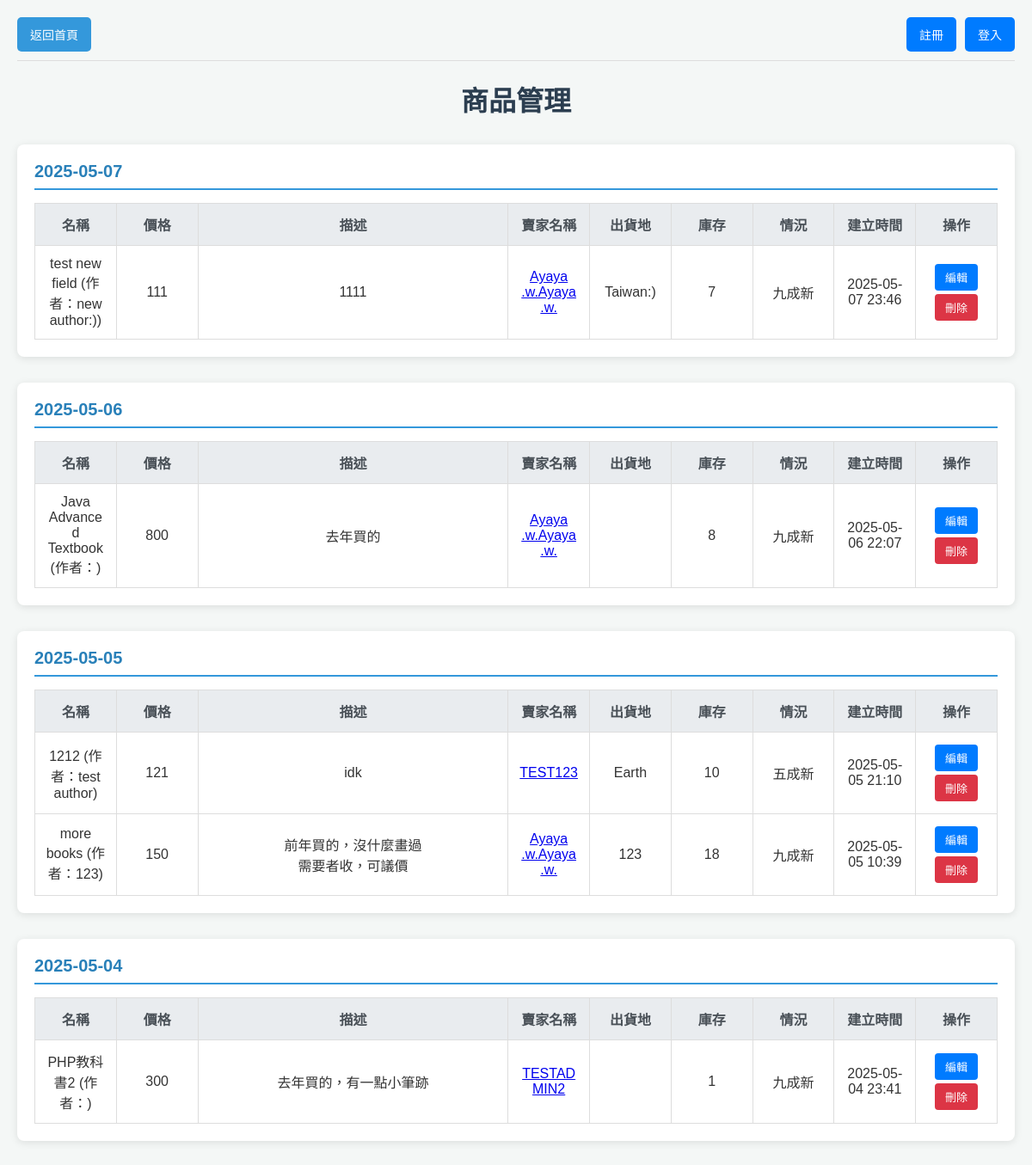
/admin/productManagement.php, run on the app's committed database.
### tables this page shows
CREATE TABLE `products` (
  `id` int(11) NOT NULL,
  `name` varchar(255) NOT NULL,
  `author` varchar(255) NOT NULL,
  `category` varchar(255) NOT NULL,
  `seller_id` int(11) NOT NULL,
  `condition` enum('全新','九成新','七成新','五成新') NOT NULL,
  `description` text DEFAULT NULL,
  `location` varchar(255) NOT NULL,
  `attachment` varchar(255) DEFAULT NULL,
  `price` decimal(10,0) NOT NULL,
  `stock` int(11) NOT NULL,
  `created_at` datetime DEFAULT current_timestamp(),
  `updated_at` datetime DEFAULT current_timestamp() ON UPDATE current_timestamp(),
  `is_deleted` tinyint(1) DEFAULT 0
);

CREATE TABLE `accounts` (
  `No` int(100) NOT NULL,
  `Email` varchar(100) NOT NULL,
  `Password` varchar(100) NOT NULL,
  `Name` varchar(100) NOT NULL,
  `Type` varchar(100) NOT NULL,
  `Status` enum('active','blocked') NOT NULL DEFAULT 'active',
  `block_reason` text DEFAULT NULL
);

### admin/productManagement.php (the view, shortened to what this page needs)
<?php
require('../db.inc');
mysqli_set_charset($link, 'utf8');
$sql = "SELECT p.*, u.Name AS seller_name
        FROM products p
        LEFT JOIN accounts u ON p.seller_id = u.No
        WHERE p.is_deleted = 0
        ORDER BY p.created_at DESC";
$result = mysqli_query($link, $sql);
$currentDate = null;
?>
<!DOCTYPE html>
<html lang="zh-TW">
<head>
</head>
<body>
    <div class="top-bar">
        <a href="../index.php" class="home-button">返回首頁</a>
        <?php include('../userMenu.php'); ?>
    </div>
    <h1>商品管理</h1>
    <?php if (mysqli_num_rows($result) > 0): ?>
        <?php while ($row = mysqli_fetch_assoc($result)): ?>
            <?php
            $productDate = date('Y-m-d', strtotime($row['created_at']));
            if ($currentDate !== $productDate):
                if ($currentDate !== null):
            ?>
                            </tbody>
                        </table>
                    </div>
                <?php endif; ?>
                <div class="date-block">
                    <div class="date-title"><?php echo htmlspecialchars($productDate); ?></div>
                    <table class="product-table">
                        <thead>
                            <tr>
                                <th>名稱</th>
                                <th>價格</th>
                                <th>描述</th>
                                <th>賣家名稱</th>
                                <th>出貨地</th>
                                <th>庫存</th>
                                <th>情況</th>
                                <th>建立時間</th>
                                <th>操作</th>
                            </tr>
                        </thead>
                        <tbody>
            <?php
                $currentDate = $productDate;
            endif;
            ?>
                            <tr>
                                <td>
                                    <?php echo htmlspecialchars($row['name']); ?>
                                    (作者：<?php echo htmlspecialchars($row['author']); ?>)
                                </td>
                                <td><?php echo htmlspecialchars(number_format($row['price'], 0)); ?></td>
                                <td><?php echo nl2br(htmlspecialchars($row['description'])); ?></td>
                                <td>
                                    <a href="../profile/publicProfile.php?seller_id=<?php echo htmlspecialchars($row['seller_id']); ?>" target="_blank">
                                        <?php echo htmlspecialchars($row['seller_name']); ?>
                                    </a>
                                </td>
                                <td><?php echo htmlspecialchars($row['location']); ?></td>
                                <td><?php echo htmlspecialchars($row['stock']); ?></td>
                                <td><?php echo htmlspecialchars($row['condition']); ?></td>
                                <td><?php echo htmlspecialchars(date('Y-m-d H:i', strtotime($row['created_at']))); ?></td>
                                <td>
                                    <form method="GET" action="../product/edit.php" style="display: inline;">
                                        <button type="submit" class="action-button edit">編輯</button>
                                    </form>
                                    <form method="POST" action="../product/delete.php" style="display: inline;" onsubmit="return confirm('確定要刪除「<?php echo htmlspecialchars(addslashes($row['name'])); ?>」此商品嗎？')">
                                        <button type="submit" class="action-button delete">刪除</button>
                                    </form>
                                </td>
                            </tr>
        <?php endwhile; ?>
                        </tbody>
                    </table>
                </div>
    <?php else: ?>
        <p class="no-products">目前沒有正在販售的商品。</p>
    <?php endif; ?>
</body>
</html>

### admin/productManagement.php (style rules this page uses)
body { font-family: Arial, sans-serif; margin: 20px; background-color: #f4f7f6; color: #333; }
h1 { text-align: center; color: #2c3e50; margin-bottom: 30px; }
.top-bar { display: flex; justify-content: space-between; align-items: center; margin-bottom: 20px; padding-bottom: 10px; border-bottom: 1px solid #ddd; }
.home-button { background-color: #3498db; color: white; padding: 10px 15px; border: none; border-radius: 5px; text-decoration: none; font-size: 14px; }
.date-block { margin-bottom: 30px; background-color: #fff; padding: 20px; border-radius: 8px; box-shadow: 0 2px 10px rgba(0, 0, 0, 0.1); }
.date-title { font-size: 20px; font-weight: bold; margin-bottom: 15px; border-bottom: 2px solid #3498db; padding-bottom: 8px; color: #2980b9; }
.product-table { width: 100%; border-collapse: collapse; margin-bottom: 0; table-layout: fixed; }
.product-table th, .product-table td { border: 1px solid #ddd; padding: 12px; text-align: center; vertical-align: middle; word-wrap: break-word; }
.product-table th { background-color: #e9ecef; color: #495057; font-weight: 600; }
.product-table th:nth-child(3), .product-table td:nth-child(3) { width: 30%; }
.action-button { padding: 6px 12px; border: none; border-radius: 4px; cursor: pointer; margin: 2px; font-size: 13px; transition: background-color 0.2s ease-in-out, opacity 0.2s ease-in-out; }
.edit { background-color: #007BFF; color: white; }
.delete { background-color: #DC3545; color: white; }

### data on the page
products: created_at "2025-05-07", name "test new field", author "new author:)", price "111", description "1111", seller.Name "Ayaya .w.Ayaya .w.", location "Taiwan:)", stock "7", condition "九成新", created_at "2025-05-07 23:46"
products: created_at "2025-05-06", name "Java Advanced Textbook", price "800", description "去年買的", seller.Name "Ayaya .w.Ayaya .w.", stock "8", condition "九成新", created_at "2025-05-06 22:07"
products: created_at "2025-05-05", name "1212", author "test author", price "121", description "idk", seller.Name "TEST123", location "Earth", stock "10", condition "五成新", created_at "2025-05-05 21:10"
products: name "more books", author "123", price "150", description "前年買的，沒什麼畫過 需要者收，可議價", seller.Name "Ayaya .w.Ayaya .w.", location "123", stock "18", condition "九成新", created_at "2025-05-05 10:39"
products: created_at "2025-05-04", name "PHP教科書2", price "300", description "去年買的，有一點小筆跡", seller.Name "TESTADMIN2", stock "1", condition "九成新", created_at "2025-05-04 23:41"
